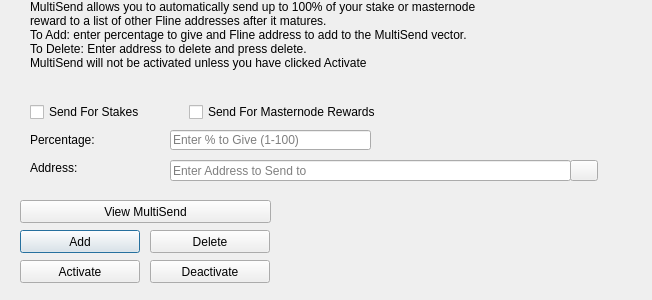
<?xml version="1.0" encoding="UTF-8"?>
<ui version="4.0">
 <class>MultiSendDialog</class>
 <widget class="QDialog" name="MultiSendDialog">
  <property name="windowModality">
   <enum>Qt::NonModal</enum>
  </property>
  <property name="geometry">
   <rect>
    <x>0</x>
    <y>0</y>
    <width>652</width>
    <height>300</height>
   </rect>
  </property>
  <property name="windowTitle">
   <string>MultiSend</string>
  </property>
  <widget class="QLineEdit" name="multiSendPercentEdit">
   <property name="geometry">
    <rect>
     <x>170</x>
     <y>130</y>
     <width>201</width>
     <height>20</height>
    </rect>
   </property>
   <property name="toolTip">
    <string>Enter whole numbers 1 - 100</string>
   </property>
   <property name="placeholderText">
    <string>Enter % to Give (1-100)</string>
   </property>
  </widget>
  <widget class="QLineEdit" name="multiSendAddressEdit">
   <property name="geometry">
    <rect>
     <x>170</x>
     <y>160</y>
     <width>401</width>
     <height>21</height>
    </rect>
   </property>
   <property name="toolTip">
    <string/>
   </property>
   <property name="placeholderText">
    <string>Enter Address to Send to</string>
   </property>
  </widget>
  <widget class="QLabel" name="label_2">
   <property name="geometry">
    <rect>
     <x>30</x>
     <y>0</y>
     <width>451</width>
     <height>121</height>
    </rect>
   </property>
   <property name="lineWidth">
    <number>1</number>
   </property>
   <property name="text">
    <string>MultiSend allows you to automatically send up to 100% of your stake or masternode reward to a list of other Fline addresses after it matures.
To Add: enter percentage to give and Fline address to add to the MultiSend vector.
To Delete: Enter address to delete and press delete.
MultiSend will not be activated unless you have clicked Activate</string>
   </property>
   <property name="alignment">
    <set>Qt::AlignLeading|Qt::AlignLeft|Qt::AlignTop</set>
   </property>
   <property name="wordWrap">
    <bool>true</bool>
   </property>
  </widget>
  <widget class="QLabel" name="message">
   <property name="geometry">
    <rect>
     <x>290</x>
     <y>200</y>
     <width>351</width>
     <height>91</height>
    </rect>
   </property>
   <property name="text">
    <string/>
   </property>
  </widget>
  <widget class="QPushButton" name="addButton">
   <property name="geometry">
    <rect>
     <x>20</x>
     <y>230</y>
     <width>120</width>
     <height>23</height>
    </rect>
   </property>
   <property name="toolTip">
    <string/>
   </property>
   <property name="statusTip">
    <string>Add to MultiSend Vector</string>
   </property>
   <property name="text">
    <string>Add</string>
   </property>
  </widget>
  <widget class="QPushButton" name="disableButton">
   <property name="geometry">
    <rect>
     <x>150</x>
     <y>260</y>
     <width>120</width>
     <height>23</height>
    </rect>
   </property>
   <property name="statusTip">
    <string>Deactivate MultiSend</string>
   </property>
   <property name="text">
    <string>Deactivate</string>
   </property>
  </widget>
  <widget class="QPushButton" name="addressBookButton">
   <property name="geometry">
    <rect>
     <x>570</x>
     <y>160</y>
     <width>28</width>
     <height>21</height>
    </rect>
   </property>
   <property name="toolTip">
    <string>Choose an address from the address book</string>
   </property>
   <property name="text">
    <string/>
   </property>
   <property name="icon">
    <iconset resource="../fline.qrc">
     <normaloff>:/icons/address-book</normaloff>:/icons/address-book</iconset>
   </property>
   <property name="shortcut">
    <string>Alt+A</string>
   </property>
   <property name="autoDefault">
    <bool>false</bool>
   </property>
  </widget>
  <widget class="QLabel" name="label">
   <property name="geometry">
    <rect>
     <x>30</x>
     <y>130</y>
     <width>121</width>
     <height>20</height>
    </rect>
   </property>
   <property name="toolTip">
    <string>Percentage of stake to send</string>
   </property>
   <property name="text">
    <string>Percentage:</string>
   </property>
  </widget>
  <widget class="QLabel" name="label_5">
   <property name="geometry">
    <rect>
     <x>30</x>
     <y>160</y>
     <width>111</width>
     <height>16</height>
    </rect>
   </property>
   <property name="toolTip">
    <string>Address to send portion of stake to</string>
   </property>
   <property name="text">
    <string>Address:</string>
   </property>
  </widget>
  <widget class="QPushButton" name="deleteButton">
   <property name="geometry">
    <rect>
     <x>150</x>
     <y>230</y>
     <width>120</width>
     <height>23</height>
    </rect>
   </property>
   <property name="toolTip">
    <string/>
   </property>
   <property name="statusTip">
    <string>Delete Address From MultiSend Vector</string>
   </property>
   <property name="text">
    <string>Delete</string>
   </property>
  </widget>
  <widget class="QPushButton" name="activateButton">
   <property name="geometry">
    <rect>
     <x>20</x>
     <y>260</y>
     <width>120</width>
     <height>23</height>
    </rect>
   </property>
   <property name="statusTip">
    <string>Activate MultiSend</string>
   </property>
   <property name="text">
    <string>Activate</string>
   </property>
  </widget>
  <widget class="QPushButton" name="viewButton">
   <property name="geometry">
    <rect>
     <x>20</x>
     <y>200</y>
     <width>251</width>
     <height>23</height>
    </rect>
   </property>
   <property name="toolTip">
    <string/>
   </property>
   <property name="statusTip">
    <string>View MultiSend Vector</string>
   </property>
   <property name="text">
    <string>View MultiSend</string>
   </property>
  </widget>
  <widget class="QWidget" name="horizontalLayoutWidget">
   <property name="geometry">
    <rect>
     <x>30</x>
     <y>100</y>
     <width>351</width>
     <height>24</height>
    </rect>
   </property>
   <layout class="QHBoxLayout" name="horizontalLayout">
    <item>
     <widget class="QCheckBox" name="multiSendStakeCheckBox">
      <property name="text">
       <string>Send For Stakes</string>
      </property>
     </widget>
    </item>
    <item>
     <widget class="QCheckBox" name="multiSendMasternodeCheckBox">
      <property name="text">
       <string>Send For Masternode Rewards</string>
      </property>
     </widget>
    </item>
   </layout>
  </widget>
 </widget>
 <resources>
  <include location="../fline.qrc"/>
 </resources>
 <connections/>
</ui>
